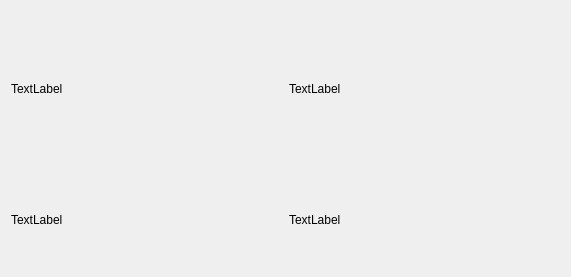
<?xml version="1.0" encoding="UTF-8"?>
<ui version="4.0">
 <class>HistogramDialog</class>
 <widget class="QDialog" name="HistogramDialog">
  <property name="geometry">
   <rect>
    <x>0</x>
    <y>0</y>
    <width>571</width>
    <height>277</height>
   </rect>
  </property>
  <property name="windowTitle">
   <string>Dialog</string>
  </property>
  <layout class="QGridLayout" name="gridLayout" rowstretch="5,3">
   <item row="0" column="0">
    <widget class="QLabel" name="origin">
     <property name="text">
      <string>TextLabel</string>
     </property>
    </widget>
   </item>
   <item row="0" column="1">
    <widget class="QLabel" name="hist">
     <property name="text">
      <string>TextLabel</string>
     </property>
    </widget>
   </item>
   <item row="1" column="0">
    <widget class="QLabel" name="origin_graph">
     <property name="text">
      <string>TextLabel</string>
     </property>
    </widget>
   </item>
   <item row="1" column="1">
    <widget class="QLabel" name="hist_graph">
     <property name="text">
      <string>TextLabel</string>
     </property>
    </widget>
   </item>
  </layout>
 </widget>
 <resources/>
 <connections/>
</ui>
